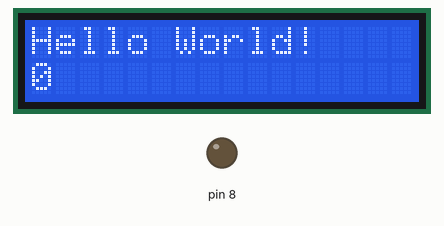
Simulated run of this sketch. Board: Arduino Uno, built with avr-gcc and run on an emulated ATmega328P. Parts: 16×2 character LCD, output pins drawn as LEDs (lit = HIGH).

Above: at 0.1 s.
At 8.9 s:
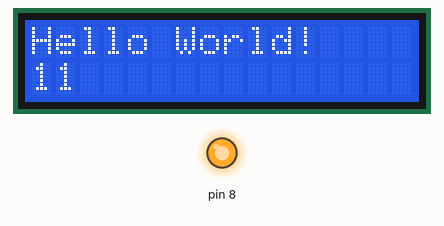
At 18.5 s:
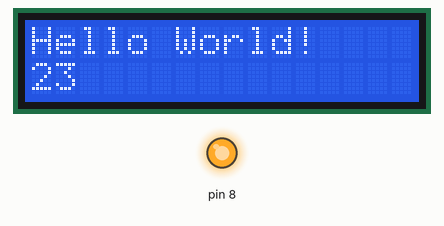
At 37.7 s:
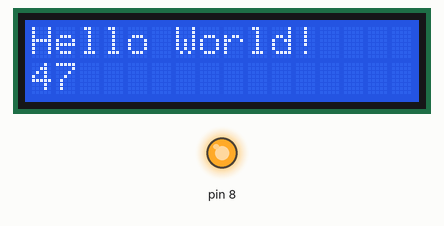
Timing chart, 0 to 40.0 s (numbered marks = the images above):
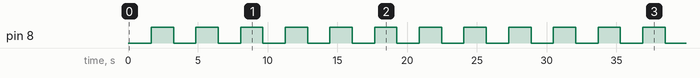

Measured:
- by itself, pin 8: alternates HIGH for 1.6 s and LOW for 1.6 s
- what the display in image 1 shows lasts 0.8 s, from 8.9 s to 9.7 s

The sketch:

LCD-LED2.ino
```cpp
#include <LiquidCrystal.h>

// initialize the library with the numbers of the interface pins
LiquidCrystal lcd(2,3,4,5,6,7);
int a=0;

void setup() {
  // set up the LCD's number of columns and rows:

  lcd.begin(16, 2);
  // Print a message to the LCD.

  lcd.print("Hello World!");
  pinMode(8,OUTPUT);
//digitalWrite(pin number,data);
digitalWrite(8,LOW);
 // delay(3000);
  // lcd.clear();

}

void loop() {


  lcd.setCursor(0,1);
  lcd.print(a);
  if(a%4==2||a%4==3){
    digitalWrite(8,HIGH);
  }
  else
  digitalWrite(8,LOW);
  delay(800);
  a++;

}
```
